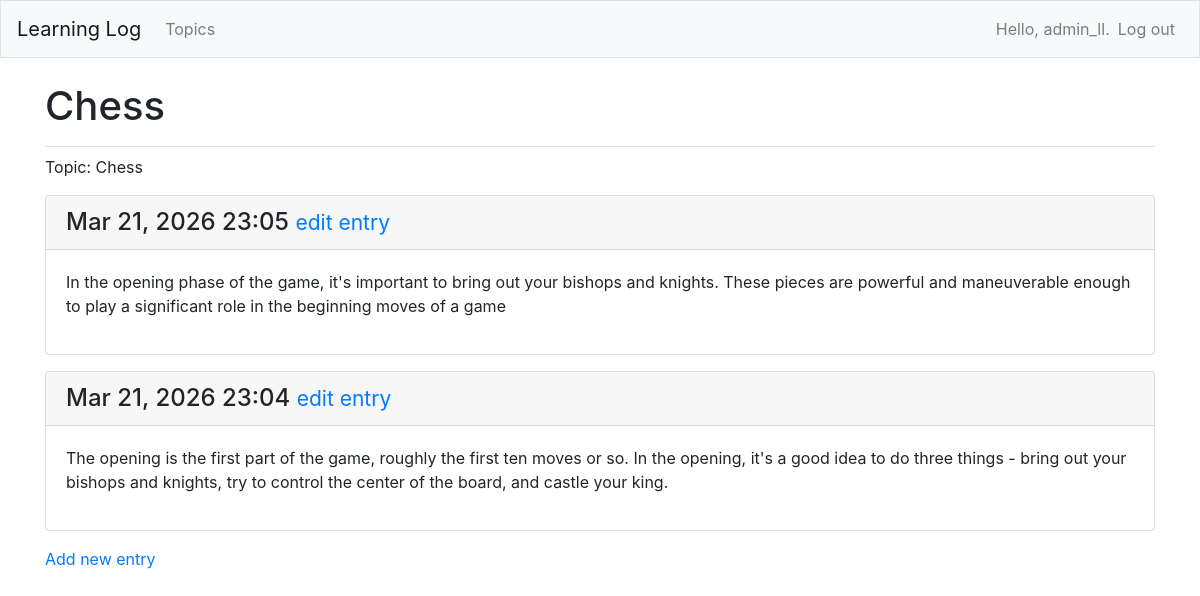
/topics/1 (signed in), run on the app's committed database.
### MainApp/models.py (models this page shows, shortened)
class Topic(models.Model):
    text = models.CharField(max_length=200)
    date_added = models.DateTimeField(auto_now_add=True)
    owner = models.ForeignKey(User, on_delete=models.CASCADE)
    def __str__(self):
        return self.text

class Entry(models.Model):
    topic = models.ForeignKey(Topic, on_delete=models.CASCADE)
    text = models.TextField()
    date_added = models.DateTimeField(auto_now_add=True)
    class Meta:
        verbose_name_plural = 'entries'

### MainApp/views.py (the view)
# urls.py: path('topics/<int:topic_id>', views.topic, name='topic'),
@login_required
def topic(request, topic_id):
    t = Topic.objects.get(id=topic_id)
    if t.owner != request.user:
        raise Http404
    entries = Entry.objects.filter(topic=t).order_by('-date_added')
    context = {'topic': t, 'entries': entries}
    return render(request, 'MainApp/topic.html', context)

### MainApp/templates/mainapp/topic.html
{% extends "MainApp/base.html" %}
{% block page_header %}
<h1>{{ topic }}</h1>
{% endblock page_header %}
{% block content %}
<p>Topic: {{ topic }} </p>
{% for entry in entries %}
<div class="card mb-3">
  <h4 class="card-header">
    {{ entry.date_added|date:'M d, Y H:i' }}
    <small><a href="{% url 'MainApp:edit_entry' entry.id %}">
        edit entry</a></small>
  </h4>
  <div class="card-body">{{ entry.text|linebreaks }}</div>
</div>
{% empty %}
<p> There are no entries for this topic yet.
<p>
  {% endfor %}
<p>
  <a href="{% url 'MainApp:new_entry' topic.id %}">Add new entry</a>
</p>
{% endblock content %}

### MainApp/templates/mainapp/base.html (shortened to what this page needs)
{% load bootstrap4 %}
<!doctype html>
<html lang="en">
<head>
    {% bootstrap_css %}
</head>
<body>
    <nav class="navbar navbar-expand-md navbar-light bg-light mb-4 border">
        <a class="navbar-brand" href="{% url 'MainApp:index'%}">Learning Log</a>
        <div class="collapse navbar-collapse" id="navbarCollapse">
            <ul class="navbar-nav mr-auto">
                <li class="nav-item">
                    <a class="nav-link" href="{% url 'MainApp:topics'%}">Topics</a>
                </li>
            </ul>
            <ul class="navbar-nav ml-auto">
                {% if user.is_authenticated %}
                <li class="nav-item">
                    <span class="navbar-text">Hello, {{ user.username }}.</span>
                </li>
                <li class="nav-item">
                    <form action="{% url 'users:logout' %}" method="post" class="form-inline">
                        <button type="submit" class="nav-link"
                            style="background: transparent; border: none; cursor: pointer;">Log out</button>
                    </form>
                </li>
                {% endif %}
            </ul>
        </div>
    </nav>
    <main role="main" class="container">
        <div class="pb-2 mb-2 border-bottom">
            {% block page_header %}{% endblock page_header %}
        </div>
        <div>
            {% block content %}{% endblock content %}
        </div>
    </main>
</body>
</html>

### data on the page
Topic: text "Chess"
Entry: date_added "Mar 21, 2026 23:05", text "In the opening phase of the game, it's important to bring out your bishops and knights. These pieces are powerful and maneuverable enough to play a significant role in the beginning moves of a game"
Entry: date_added "Mar 21, 2026 23:04", text "The opening is the first part of the game, roughly the first ten moves or so. In the opening, it's a good idea to do three things - bring out your bishops and knights, try to control the center of the board, and castle your king."

### other printed values
{{ user.username }} "admin_ll"
